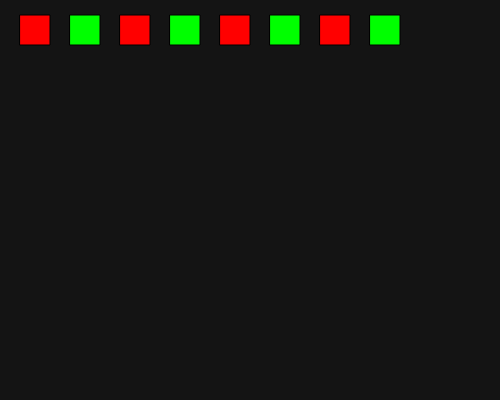
Frame 1 (no input)
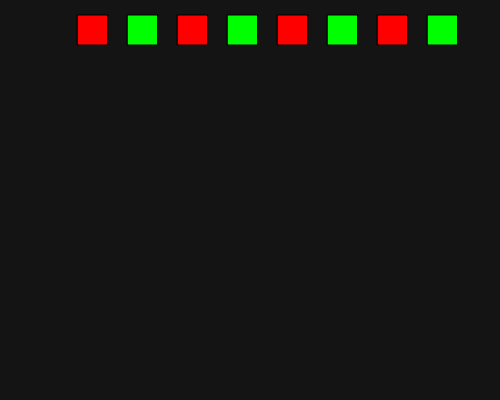
Frame 60 (no input)
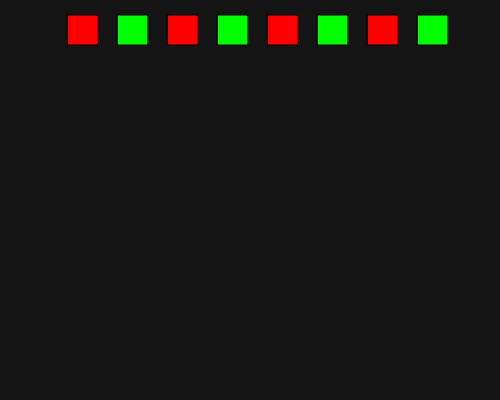
Frame 120 (the mouse pressed at the canvas centre since frame 60)

The p5.js sketch that drew these frames (run headless with seeded random() and noise() and a simulated clock; from frame 60 on, the mouse is pressed at the canvas centre):

// p5.js sketch
// ── sketch.js
// Block array 
let r = 0;
let xA = [];
let yA = []; 
let colors = [];
let blocks = 8; 
let blockW = 30; 
let blockH = 30; 
let spacer = 20;  
let speed = 2.5; 
let moveright = true; 

function setup() {
  createCanvas(500, 400); 
  // Save starting X & Y positions
  for(let i=0; i<blocks; i++){
    xA[i] = i*(blockW+spacer)+spacer; 
    yA[i] = blockH/2; 
    // Save/set the color if ODD or EVEN 
    if(i % 2 == 0) { 
      colors[i] =  [255,0,0]; 
    }else{
      colors[i] =  [0,255,0]; 
    }
  }
}

function draw(){
  background(20); 
  fill(200); 

  // Draw the blocks 
  for(let i=0; i<blocks; i++){
    fill(colors[i]);
    rect(xA[i], yA[i], blockW, blockH);
    // Determine their direction of travel
    if(moveright){
      xA[i] += speed;
    }else{
      xA[i] -= speed;
    }
  }
  
  // Check right edge 
  let rightedge = xA[blocks-1]+blockW;
  if(rightedge > width){
    console.log('MOVE LEFT'); 
    moveright = false; 
  }

  // Check left edge 
  let leftedge = xA[0];
  if(leftedge < 0){
    console.log('MOVE RIGHT'); 
    moveright = true; 
  }

}
